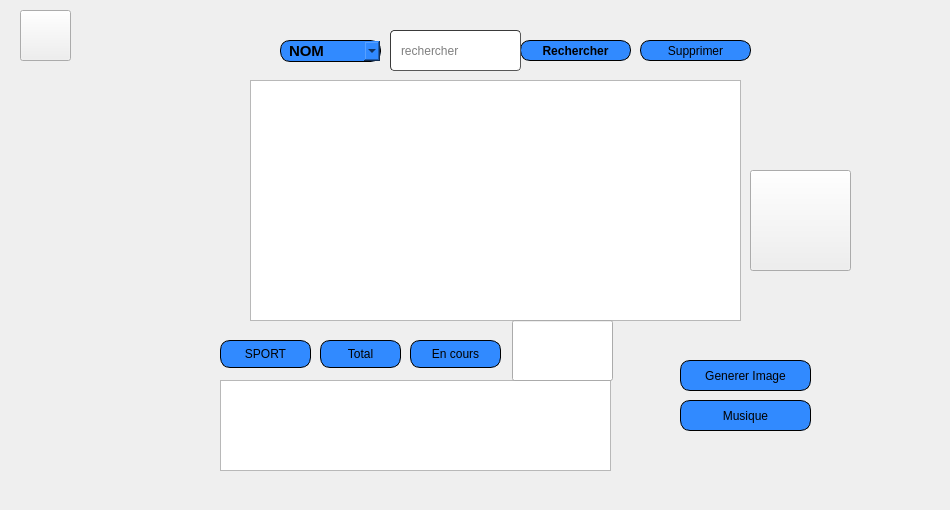
         <widget class="QWidget" name="page_5">
          <widget class="QLabel" name="label_3">
           <property name="geometry">
            <rect>
             <x>0</x>
             <y>0</y>
             <width>941</width>
             <height>501</height>
            </rect>
           </property>
           <property name="text">
            <string/>
           </property>
           <property name="pixmap">
            <pixmap resource="qt.qrc">:/new/prefix1/icons/haya.png</pixmap>
           </property>
          </widget>
          <widget class="QLabel" name="label_4">
           <property name="geometry">
            <rect>
             <x>170</x>
             <y>20</y>
             <width>691</width>
             <height>461</height>
            </rect>
           </property>
           <property name="text">
            <string/>
           </property>
           <property name="pixmap">
            <pixmap resource="qt.qrc">:/new/prefix1/icons/imf.jpg</pixmap>
           </property>
          </widget>
          <widget class="QTableView" name="tableView_s">
           <property name="geometry">
            <rect>
             <x>250</x>
             <y>80</y>
             <width>491</width>
             <height>241</height>
            </rect>
           </property>
           <property name="styleSheet">
            <string notr="true">

color: rgb(0, 85, 255);

</string>
           </property>
          </widget>
          <widget class="QComboBox" name="tri_s">
           <property name="geometry">
            <rect>
             <x>280</x>
             <y>40</y>
             <width>101</width>
             <height>22</height>
            </rect>
           </property>
           <property name="font">
            <font>
             <family>Arial</family>
             <pointsize>11</pointsize>
             <weight>75</weight>
             <italic>false</italic>
             <bold>true</bold>
            </font>
           </property>
           <property name="styleSheet">
            <string notr="true">border: 1px solid black;
border-radius: 10px;
padding: 0 8px;
background: #318aff;
font: bold, &quot;Arial&quot;;;
text-align:center;</string>
           </property>
           <item>
            <property name="text">
             <string>NOM</string>
            </property>
           </item>
           <item>
            <property name="text">
             <string>NB</string>
            </property>
           </item>
           <item>
            <property name="text">
             <string>DATE</string>
            </property>
           </item>
          </widget>
          <widget class="QLabel" name="label_87">
           <property name="geometry">
            <rect>
             <x>240</x>
             <y>40</y>
             <width>31</width>
             <height>21</height>
            </rect>
           </property>
           <property name="text">
            <string/>
           </property>
           <property name="pixmap">
            <pixmap resource="qt.qrc">:/new/prefix1/icons/alpha.png</pixmap>
           </property>
           <property name="scaledContents">
            <bool>true</bool>
           </property>
          </widget>
          <widget class="QPushButton" name="search_s">
           <property name="geometry">
            <rect>
             <x>520</x>
             <y>40</y>
             <width>111</width>
             <height>21</height>
            </rect>
           </property>
           <property name="font">
            <font>
             <family>Arial</family>
             <pointsize>9</pointsize>
             <weight>75</weight>
             <italic>false</italic>
             <bold>true</bold>
            </font>
           </property>
           <property name="styleSheet">
            <string notr="true">border: 1px solid black;
border-radius: 10px;
padding: 0 8px;
background: #318aff;
font: bold, &quot;Arial&quot;;;
text-align:center;</string>
           </property>
           <property name="text">
            <string>Rechercher</string>
           </property>
           <property name="icon">
            <iconset resource="qt.qrc">
             <normaloff>:/new/prefix1/icons/AP.png</normaloff>:/new/prefix1/icons/AP.png</iconset>
           </property>
           <property name="iconSize">
            <size>
             <width>20</width>
             <height>20</height>
            </size>
           </property>
          </widget>
          <widget class="QLineEdit" name="recherche_s">
           <property name="geometry">
            <rect>
             <x>390</x>
             <y>30</y>
             <width>131</width>
             <height>41</height>
            </rect>
           </property>
           <property name="styleSheet">
            <string notr="true">	border-width: 1px; border-radius: 4px;
	border-color: rgb(58, 58, 58);
	border-style: inset;
	padding: 0 8px;


	selection-background-color: rgb(187, 187, 187);
	
gridline-color: rgb(0, 0, 255);</string>
           </property>
           <property name="placeholderText">
            <string>rechercher</string>
           </property>
          </widget>
          <widget class="QTableView" name="tab_sport">
           <property name="geometry">
            <rect>
             <x>220</x>
             <y>380</y>
             <width>391</width>
             <height>91</height>
            </rect>
           </property>
          </widget>
          <widget class="QPushButton" name="pb_sport">
           <property name="geometry">
            <rect>
             <x>220</x>
             <y>340</y>
             <width>91</width>
             <height>28</height>
            </rect>
           </property>
           <property name="styleSheet">
            <string notr="true">border: 1px solid black;
border-radius: 10px;
padding: 0 8px;
background: #318aff;
font: bold, &quot;Arial&quot;;;
text-align:center;</string>
           </property>
           <property name="text">
            <string>SPORT</string>
           </property>
           <property name="icon">
            <iconset resource="projet.qrc">
             <normaloff>:/new/prefix1/icons/icons8_american_football_player_96px.png</normaloff>:/new/prefix1/icons/icons8_american_football_player_96px.png</iconset>
           </property>
          </widget>
          <widget class="QPushButton" name="supprimer_s">
           <property name="geometry">
            <rect>
             <x>640</x>
             <y>40</y>
             <width>111</width>
             <height>21</height>
            </rect>
           </property>
           <property name="styleSheet">
            <string notr="true">	border: 1px solid black;
border-radius: 10px;
padding: 0 8px;
background: #318aff;
font: bold, &quot;Arial&quot;;;
text-align:center;
</string>
           </property>
           <property name="text">
            <string>Supprimer</string>
           </property>
           <property name="icon">
            <iconset resource="qt.qrc">
             <normaloff>:/new/prefix1/icons/PP.png</normaloff>:/new/prefix1/icons/PP.png</iconset>
           </property>
          </widget>
          <widget class="QPushButton" name="generer_s">
           <property name="geometry">
            <rect>
             <x>680</x>
             <y>360</y>
             <width>131</width>
             <height>31</height>
            </rect>
           </property>
           <property name="styleSheet">
            <string notr="true">	border: 1px solid black;
border-radius: 10px;
padding: 0 8px;
background: #318aff;
font: bold, &quot;Arial&quot;;;
text-align:center;</string>
           </property>
           <property name="text">
            <string>Generer Image</string>
           </property>
           <property name="icon">
            <iconset resource="qt.qrc">
             <normaloff>:/new/prefix1/icons/mariages.jpg</normaloff>:/new/prefix1/icons/mariages.jpg</iconset>
           </property>
          </widget>
          <widget class="QPushButton" name="music">
           <property name="geometry">
            <rect>
             <x>680</x>
             <y>400</y>
             <width>131</width>
             <height>31</height>
            </rect>
           </property>
           <property name="styleSheet">
            <string notr="true">border: 1px solid black;
border-radius: 10px;
padding: 0 8px;
background: #318aff;
font: bold, &quot;Arial&quot;;;
text-align:center;</string>
           </property>
           <property name="text">
            <string>Musique</string>
           </property>
           <property name="icon">
            <iconset resource="qt.qrc">
             <normaloff>:/new/prefix1/icons/salles.jpg</normaloff>:/new/prefix1/icons/salles.jpg</iconset>
           </property>
          </widget>
          <widget class="QPushButton" name="annuler_s">
           <property name="enabled">
            <bool>true</bool>
           </property>
           <property name="geometry">
            <rect>
             <x>750</x>
             <y>170</y>
             <width>101</width>
             <height>101</height>
            </rect>
           </property>
           <property name="text">
            <string/>
           </property>
           <property name="icon">
            <iconset resource="projet.qrc">
             <normaloff>:/new/prefix1/icons/icons8_american_football_player_96px.png</normaloff>:/new/prefix1/icons/icons8_american_football_player_96px.png</iconset>
           </property>
           <property name="iconSize">
            <size>
             <width>100</width>
             <height>100</height>
            </size>
           </property>
           <property name="autoDefault">
            <bool>false</bool>
           </property>
          </widget>
          <widget class="QPushButton" name="home_sport">
           <property name="geometry">
            <rect>
             <x>20</x>
             <y>10</y>
             <width>51</width>
             <height>51</height>
            </rect>
           </property>
           <property name="styleSheet">
            <string notr="true">background-image: url(:/new/prefix1/icons/icons8_home_48px.png);</string>
           </property>
           <property name="text">
            <string/>
           </property>
          </widget>
          <widget class="QPushButton" name="total_sport">
           <property name="geometry">
            <rect>
             <x>320</x>
             <y>340</y>
             <width>81</width>
             <height>28</height>
            </rect>
           </property>
           <property name="styleSheet">
            <string notr="true">border: 1px solid black;
border-radius: 10px;
padding: 0 8px;
background: #318aff;
font: bold, &quot;Arial&quot;;;
text-align:center;</string>
           </property>
           <property name="text">
            <string>Total</string>
           </property>
           <property name="icon">
            <iconset resource="qt.qrc">
             <normaloff>:/new/prefix1/icons/number.png</normaloff>:/new/prefix1/icons/number.png</iconset>
           </property>
          </widget>
          <widget class="QPushButton" name="en_cours_sport">
           <property name="geometry">
            <rect>
             <x>410</x>
             <y>340</y>
             <width>91</width>
             <height>28</height>
            </rect>
           </property>
           <property name="styleSheet">
            <string notr="true">border: 1px solid black;
border-radius: 10px;
padding: 0 8px;
background: #318aff;
font: bold, &quot;Arial&quot;;;
text-align:center;</string>
           </property>
           <property name="text">
            <string>En cours</string>
           </property>
           <property name="icon">
            <iconset resource="qt.qrc">
             <normaloff>:/new/prefix1/icons/AP.png</normaloff>:/new/prefix1/icons/AP.png</iconset>
           </property>
           <property name="iconSize">
            <size>
             <width>20</width>
             <height>30</height>
            </size>
           </property>
          </widget>
          <widget class="QLineEdit" name="sport_encours">
           <property name="geometry">
            <rect>
             <x>512</x>
             <y>320</y>
             <width>101</width>
             <height>61</height>
            </rect>
           </property>
          </widget>
         </widget>
